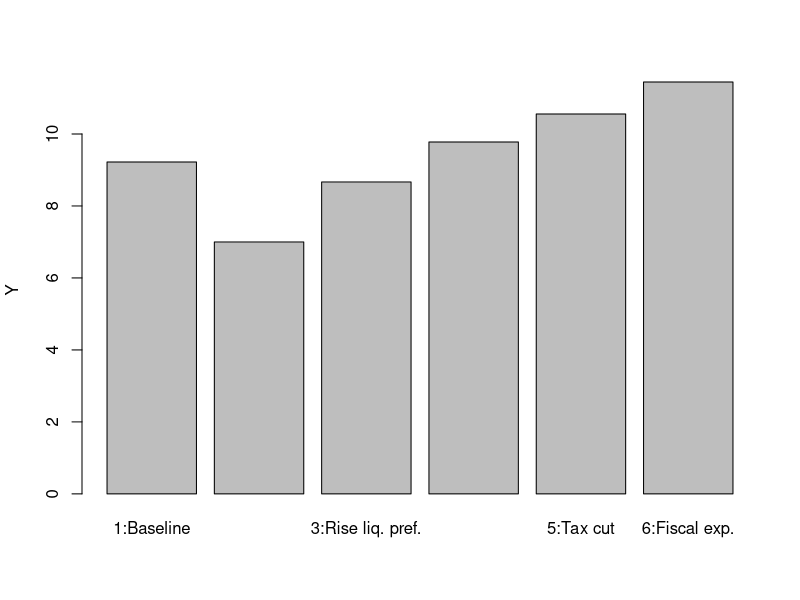
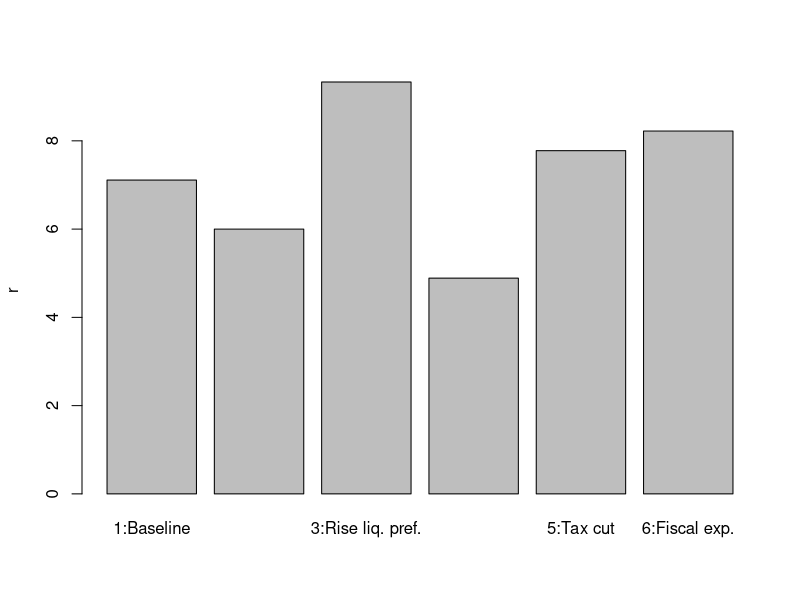
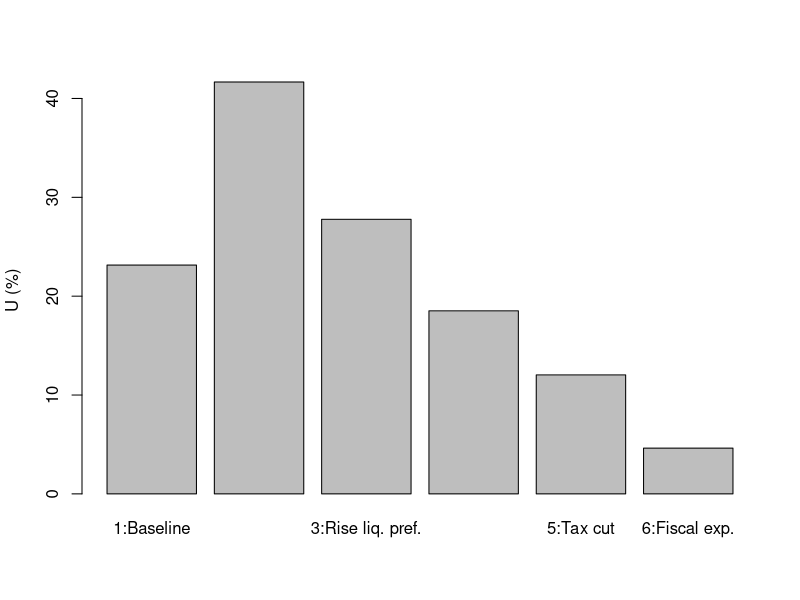
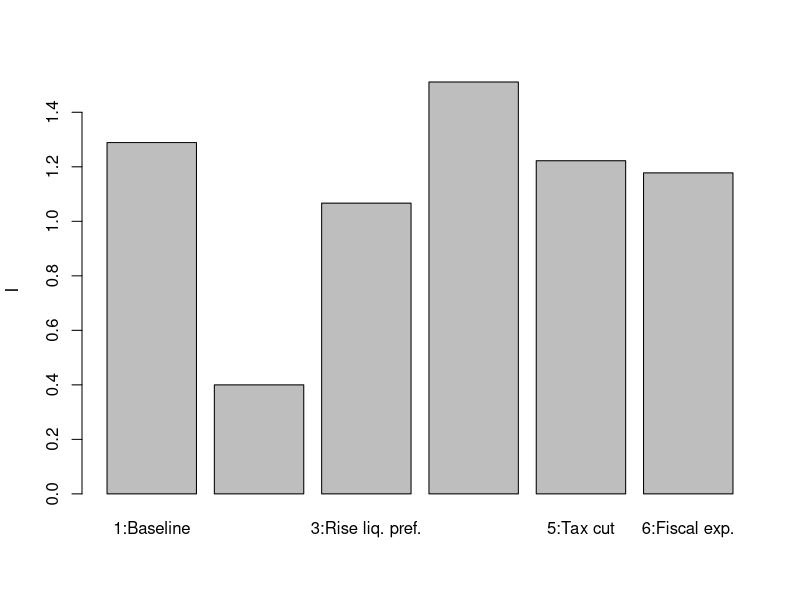
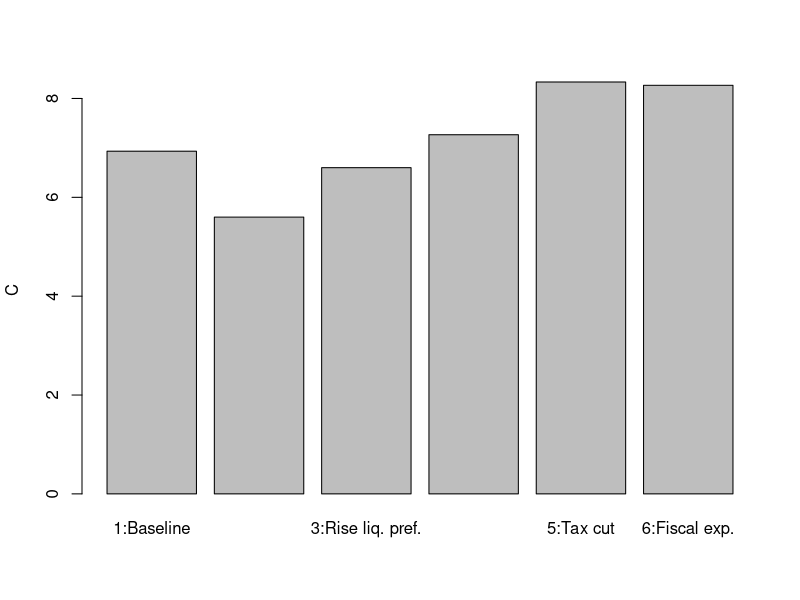
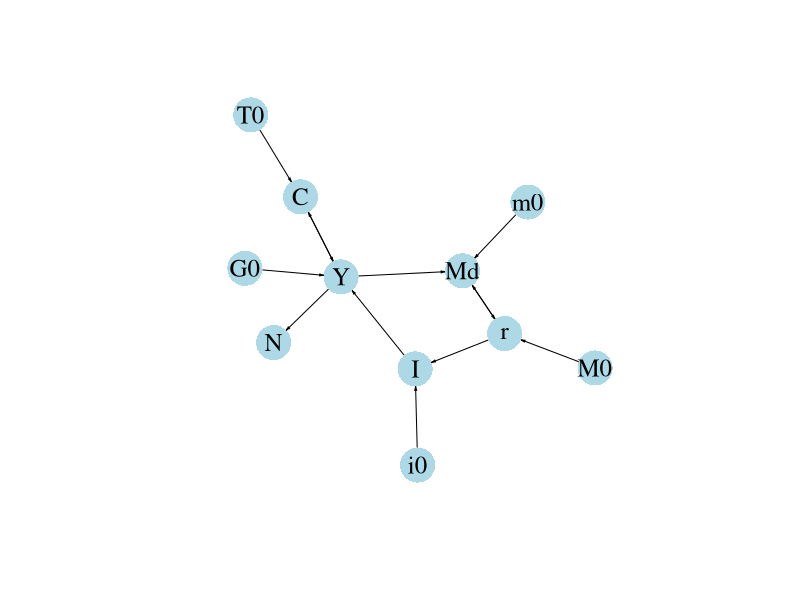

These figures' R source, in order:
## ---- chunk 1
#Clear the environment
rm(list=ls(all=TRUE))

# Set number of scenarios (including baseline)
S=6

#Create vector in which equilibrium solutions from different parameterisations will be stored
Y_star=vector(length=S) # Income/output
C_star=vector(length=S) # Consumption
I_star=vector(length=S) # Investment
r_star=vector(length=S) # Real interest rate
N_star=vector(length=S) # Employment
U_star=vector(length=S) # Unemployment rate

# Set exogenous variables that will be shifted
i0=vector(length=S) # autonomous investment
m0=vector(length=S) # Autonomous demand for money
M0=vector(length=S) # money supply
G0=vector(length=S) # government spending
T0=vector(length=S) # taxes
i0[]=2
m0[]=6
M0[]=5   
G0[]=1   
T0[]=1

## Construct scenarios
# scenario 2: fall in animal spirits
i0[2]=1
 
#scenario 3: increase in liquidity preference
m0[3]=7

# scenario 4: monetary expansion 
M0[4]=6

# scenario 5: reduction in tax rate
T0[5]=0  

# scenario 6: fiscal expansion
G0[6]=2 


#Set constant parameter values
c0=2   # Autonomous consumption
c1=0.6 # Sensitivity of consumption with respect to the income (marginal propensity to consume)
i1=0.1 # Sensitivity of investment with respect to the interest rate
m1=0.2 # Sensitivity of money demand with respect to income
m2=0.4 # Sensitivity of money demand with respect to interest rate
a=1.5  # labour coefficient
Nf=18  # Full employment/labour force

# Initialise endogenous variables at some arbitrary positive value 
Y=1
C=1
I=1
r=1

#Solve this system numerically through 1000 iterations based on the initialisation

for (i in 1:S){
  
  for (iterations in 1:1000){
    
    #Model equations
    
    # Goods market equilibrium
    Y = C + I + G0[i]
    
    # Consumption demand
    C = c0 + c1*(Y-T0[i])
    
    # Investment demand
    I = i0[i] - i1*r
    
    # Money market, solved for interest rate
    r = (m0[i] - M0[i])/m2 + m1*Y/m2
    
    # Employment
    N = a*Y 
    
    #Unemployment rate
    U = (1 - N/Nf)
    
  }
  #Save results for different parameterisations in vector
  Y_star[i]=Y
  C_star[i]=C
  I_star[i]=I
  r_star[i]=r
  N_star[i]=N
  U_star[i]=U
}

## ---- chunk 2
#| label: fig-output
#| fig-cap: Output
barplot(Y_star, ylab="Y", names.arg=c("1:Baseline", "2:Fall animal spirits", "3:Rise liq. pref.",
                                      "4:Monetary exp.", "5:Tax cut", "6:Fiscal exp."))
## ---- chunk 3
#| label: fig-r
#| fig-cap: Interest rate
barplot(r_star, ylab="r", names.arg=c("1:Baseline", "2:Fall animal spirits", "3:Rise liq. pref.",
                                      "4:Monetary exp.", "5:Tax cut", "6:Fiscal exp."))
## ---- chunk 4
#| label: fig-U
#| fig-cap: Unemployment
barplot(U_star*100, ylab="U (%)", names.arg=c("1:Baseline", "2:Fall animal spirits", "3:Rise liq. pref.",
                                              "4:Monetary exp.", "5:Tax cut", "6:Fiscal exp."))

## ---- chunk 5
#| label: fig-I
#| fig-cap: Investment
barplot(I_star, ylab="I", names.arg=c("1:Baseline", "2:Fall animal spirits", "3:Rise liq. pref.",
                                      "4:Monetary exp.", "5:Tax cut", "6:Fiscal exp."))
## ---- chunk 6
#| label: fig-C
#| fig-cap: Consumption
barplot(C_star, ylab="C", names.arg=c("1:Baseline", "2:Fall animal spirits", "3:Rise liq. pref.",
                                      "4:Monetary exp.", "5:Tax cut", "6:Fiscal exp."))
## ---- chunk 7
#| label: fig-N
#| fig-cap: Employment
# barplot(N_star, ylab="N", names.arg=c("1:Baseline", "2:Fall animal spirits", "3:Rise liq. pref.",
#                                       "4:Monetary exp.", "5:Tax cut", "6:Fiscal exp."))
## ---- chunk 8
Y_star[6]-Y_star[1] # numerical approach

m2/((1-c1)*m2+i1*m1) # analytical approach
## ---- chunk 9
#| label: fig-DAG
#| fig-cap: Directed graph of IS-LM model
#| message: false

# Construct auxiliary Jacobian matrix for 11 variables: Y, C, I, G, T, r, M0, N, i0, m0, Md
# where non-zero elements in regular Jacobian are set to 1 and zero elements are unchanged

M_mat=matrix(c(0,1,1,1,0,0,0,0,0,0,0,
              1,0,0,0,1,0,0,0,0,0,0,
              0,0,0,0,0,1,0,0,1,0,0,
              0,0,0,0,0,0,0,0,0,0,0,
              0,0,0,0,0,0,0,0,0,0,0,
              0,0,0,0,0,0,1,0,0,0,1,
              0,0,0,0,0,0,0,0,0,0,0,
              1,0,0,0,0,0,0,0,0,0,0,
              0,0,0,0,0,0,0,0,0,0,0,
              0,0,0,0,0,0,0,0,0,0,0,
              1,0,0,0,0,1,0,0,0,1,0), 11, 11, byrow=TRUE)

# Create adjacency matrix from transpose of auxiliary Jacobian and add column names
A_mat=t(M_mat)
colnames(A_mat) = c("Y", "C", "I", "G0", "T0", "r", "M0", "N", "i0", "m0", "Md")

# Create and plot directed graph from adjacency matrix
library(igraph)
dg= graph_from_adjacency_matrix(A_mat, mode="directed", weighted=NULL)
plot(dg, main="", vertex.size=20, vertex.color="lightblue", 
     vertex.label.color="black", edge.arrow.size=0.2, edge.width=1,
     edge.arrow.width=0.8, edge.color="black", vertex.label.cex=1.5, vertex.frame.color="NA", margin=0)
